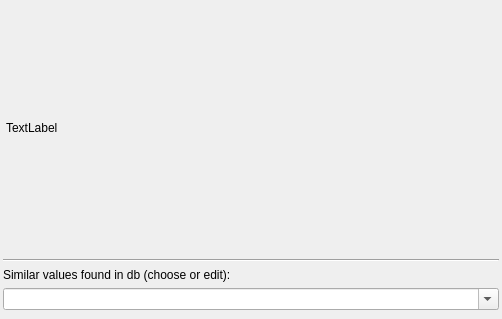
<?xml version="1.0" encoding="UTF-8"?>
<ui version="4.0">
 <class>Dialog</class>
 <widget class="QDialog" name="dialog">
  <property name="windowModality">
   <enum>Qt::WindowModal</enum>
  </property>
  <property name="geometry">
   <rect>
    <x>0</x>
    <y>0</y>
    <width>502</width>
    <height>319</height>
   </rect>
  </property>
  <property name="sizePolicy">
   <sizepolicy hsizetype="MinimumExpanding" vsizetype="MinimumExpanding">
    <horstretch>0</horstretch>
    <verstretch>0</verstretch>
   </sizepolicy>
  </property>
  <property name="windowTitle">
   <string>Failure</string>
  </property>
  <property name="modal">
   <bool>true</bool>
  </property>
  <layout class="QVBoxLayout" name="vertical_layout_2">
   <property name="leftMargin">
    <number>3</number>
   </property>
   <property name="topMargin">
    <number>3</number>
   </property>
   <property name="rightMargin">
    <number>3</number>
   </property>
   <property name="bottomMargin">
    <number>3</number>
   </property>
   <item>
    <layout class="QVBoxLayout" name="vertical_layout">
     <item>
      <widget class="QScrollArea" name="scroll_area">
       <property name="sizePolicy">
        <sizepolicy hsizetype="MinimumExpanding" vsizetype="MinimumExpanding">
         <horstretch>0</horstretch>
         <verstretch>0</verstretch>
        </sizepolicy>
       </property>
       <property name="minimumSize">
        <size>
         <width>400</width>
         <height>150</height>
        </size>
       </property>
       <property name="frameShape">
        <enum>QFrame::NoFrame</enum>
       </property>
       <property name="frameShadow">
        <enum>QFrame::Sunken</enum>
       </property>
       <property name="widgetResizable">
        <bool>true</bool>
       </property>
       <widget class="QWidget" name="scroll_area_widget_contents">
        <property name="geometry">
         <rect>
          <x>0</x>
          <y>0</y>
          <width>494</width>
          <height>186</height>
         </rect>
        </property>
        <property name="sizePolicy">
         <sizepolicy hsizetype="MinimumExpanding" vsizetype="MinimumExpanding">
          <horstretch>0</horstretch>
          <verstretch>0</verstretch>
         </sizepolicy>
        </property>
        <property name="minimumSize">
         <size>
          <width>400</width>
          <height>150</height>
         </size>
        </property>
        <layout class="QGridLayout" name="grid_layout">
         <property name="leftMargin">
          <number>3</number>
         </property>
         <property name="topMargin">
          <number>3</number>
         </property>
         <property name="rightMargin">
          <number>3</number>
         </property>
         <property name="bottomMargin">
          <number>3</number>
         </property>
         <item row="0" column="0">
          <widget class="QLabel" name="label">
           <property name="sizePolicy">
            <sizepolicy hsizetype="MinimumExpanding" vsizetype="MinimumExpanding">
             <horstretch>0</horstretch>
             <verstretch>0</verstretch>
            </sizepolicy>
           </property>
           <property name="minimumSize">
            <size>
             <width>390</width>
             <height>140</height>
            </size>
           </property>
           <property name="text">
            <string>TextLabel</string>
           </property>
           <property name="wordWrap">
            <bool>true</bool>
           </property>
          </widget>
         </item>
        </layout>
       </widget>
      </widget>
     </item>
     <item>
      <widget class="Line" name="line">
       <property name="sizePolicy">
        <sizepolicy hsizetype="Expanding" vsizetype="Fixed">
         <horstretch>0</horstretch>
         <verstretch>0</verstretch>
        </sizepolicy>
       </property>
       <property name="orientation">
        <enum>Qt::Horizontal</enum>
       </property>
      </widget>
     </item>
     <item>
      <widget class="QLabel" name="label_2">
       <property name="sizePolicy">
        <sizepolicy hsizetype="Preferred" vsizetype="Maximum">
         <horstretch>0</horstretch>
         <verstretch>0</verstretch>
        </sizepolicy>
       </property>
       <property name="text">
        <string>Similar values found in db (choose or edit):</string>
       </property>
      </widget>
     </item>
     <item>
      <widget class="QComboBox" name="combo_box">
       <property name="sizePolicy">
        <sizepolicy hsizetype="MinimumExpanding" vsizetype="Fixed">
         <horstretch>0</horstretch>
         <verstretch>0</verstretch>
        </sizepolicy>
       </property>
       <property name="editable">
        <bool>true</bool>
       </property>
      </widget>
     </item>
     <item>
      <layout class="QHBoxLayout" name="reuse_layout"/>
     </item>
     <item>
      <layout class="QVBoxLayout" name="ignore_layout"/>
     </item>
     <item>
      <widget class="QDialogButtonBox" name="button_box">
       <property name="sizePolicy">
        <sizepolicy hsizetype="MinimumExpanding" vsizetype="Fixed">
         <horstretch>0</horstretch>
         <verstretch>0</verstretch>
        </sizepolicy>
       </property>
       <property name="orientation">
        <enum>Qt::Horizontal</enum>
       </property>
       <property name="centerButtons">
        <bool>true</bool>
       </property>
      </widget>
     </item>
    </layout>
   </item>
  </layout>
 </widget>
 <resources/>
 <connections>
  <connection>
   <sender>button_box</sender>
   <signal>accepted()</signal>
   <receiver>dialog</receiver>
   <slot>accept()</slot>
   <hints>
    <hint type="sourcelabel">
     <x>248</x>
     <y>254</y>
    </hint>
    <hint type="destinationlabel">
     <x>157</x>
     <y>274</y>
    </hint>
   </hints>
  </connection>
  <connection>
   <sender>button_box</sender>
   <signal>rejected()</signal>
   <receiver>dialog</receiver>
   <slot>reject()</slot>
   <hints>
    <hint type="sourcelabel">
     <x>316</x>
     <y>260</y>
    </hint>
    <hint type="destinationlabel">
     <x>286</x>
     <y>274</y>
    </hint>
   </hints>
  </connection>
 </connections>
</ui>
